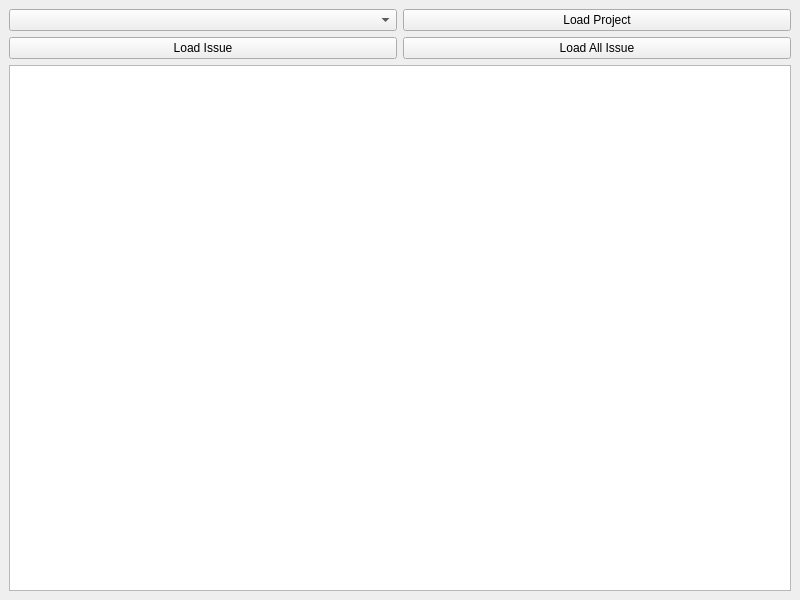
<?xml version="1.0" encoding="UTF-8"?>
<ui version="4.0">
 <class>MainWindow</class>
 <widget class="QMainWindow" name="MainWindow">
  <property name="geometry">
   <rect>
    <x>0</x>
    <y>0</y>
    <width>800</width>
    <height>600</height>
   </rect>
  </property>
  <property name="windowTitle">
   <string>MainWindow</string>
  </property>
  <widget class="QWidget" name="centralwidget">
   <layout class="QGridLayout" name="gridLayout">
    <item row="2" column="0">
     <widget class="QPushButton" name="pushButton_issue">
      <property name="text">
       <string>Load Issue</string>
      </property>
     </widget>
    </item>
    <item row="0" column="0">
     <widget class="QComboBox" name="comboBox_project"/>
    </item>
    <item row="4" column="0" colspan="2">
     <widget class="QTableView" name="tableView"/>
    </item>
    <item row="0" column="1">
     <widget class="QPushButton" name="pushButton_project">
      <property name="text">
       <string>Load Project</string>
      </property>
     </widget>
    </item>
    <item row="2" column="1">
     <widget class="QPushButton" name="pushButton_loadAllIssue">
      <property name="text">
       <string>Load All Issue</string>
      </property>
     </widget>
    </item>
   </layout>
  </widget>
 </widget>
 <resources/>
 <connections/>
</ui>
